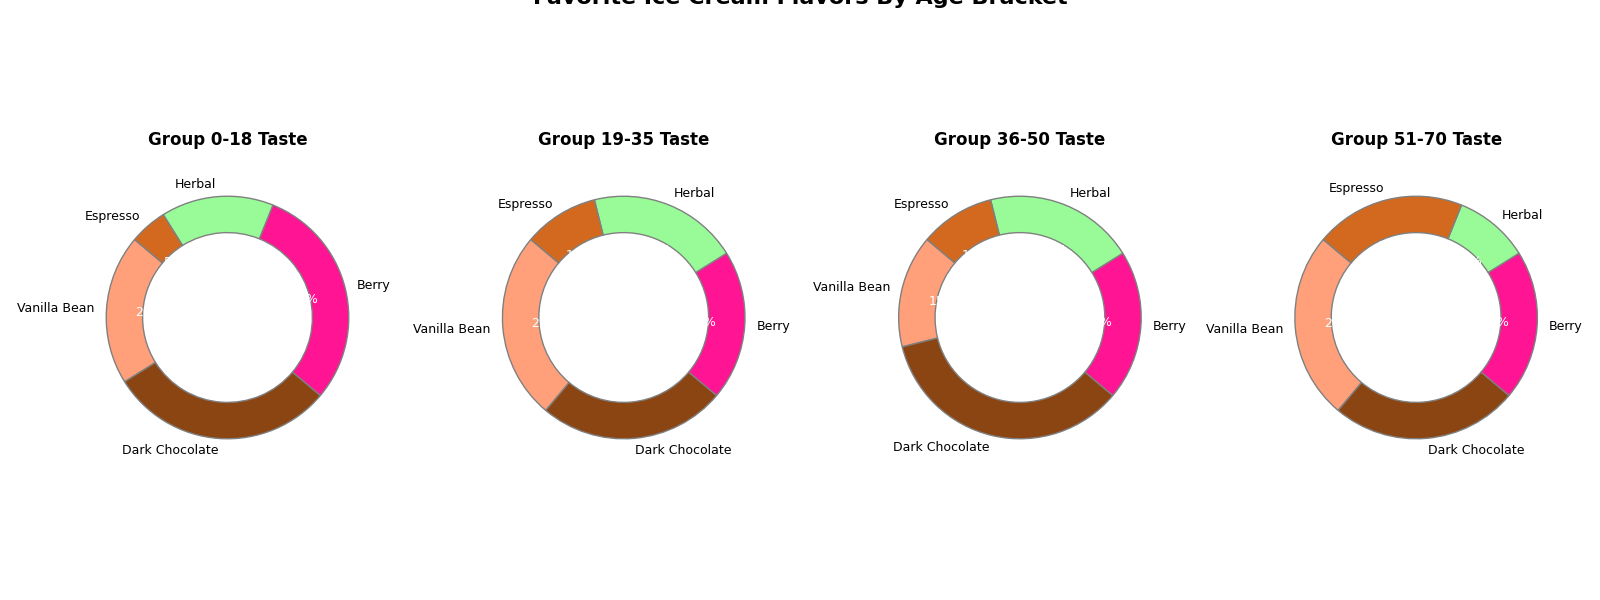

This figure's Python source:
import matplotlib.pyplot as plt

age_groups = ['Under 18', '19-35', '36-50', '51 and up']
flavors = ['Vanilla Bean', 'Dark Chocolate', 'Berry', 'Herbal', 'Espresso']

data = {
    '0-18': [20, 30, 30, 15, 5],
    '19-35': [25, 25, 20, 20, 10],
    '36-50': [15, 35, 20, 20, 10],
    '51-70': [25, 25, 20, 10, 20]
}

colors = ['#FFA07A', '#8B4513', '#FF1493', '#98FB98', '#D2691E']

fig, axs = plt.subplots(1, 4, figsize=(16, 6), subplot_kw=dict(aspect='equal'))

for ax, (age, percentages) in zip(axs, data.items()):
    wedges, texts, autotexts = ax.pie(
        percentages, labels=flavors, autopct='%1.1f%%', startangle=140,
        colors=colors, textprops={'fontsize': 9}, wedgeprops={'width': 0.3, 'edgecolor': 'gray'}
    )
    ax.set_title(f'Group {age} Taste', fontsize=12, weight='bold', pad=15)
    for autotext in autotexts:
        autotext.set_color('white')

plt.suptitle('Favorite Ice Cream Flavors By Age Bracket', 
             fontsize=16, weight='bold', y=1.02)

plt.tight_layout()
plt.show()
